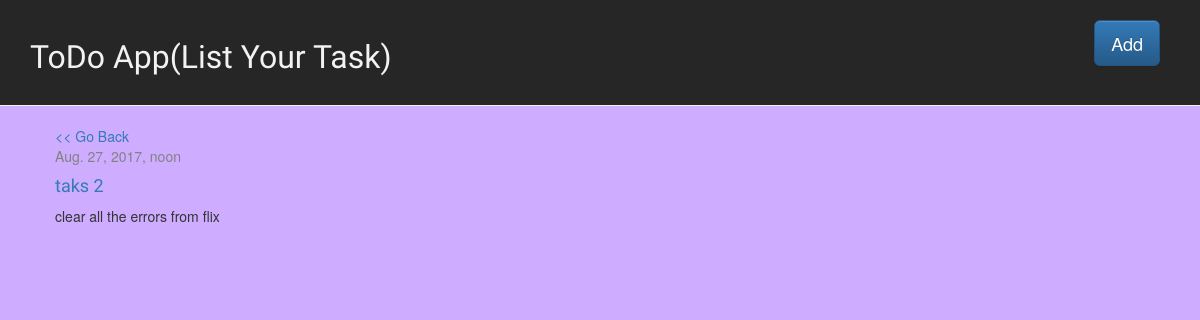
Page /todos/details/2/ on the committed database.
### todos/models.py (models this page shows, shortened)
class Todo(models.Model):
    title = models.CharField(max_length=200)
    text = models.TextField()
    date_created = models.DateTimeField(default=timezone.now)

### todos/views.py (the view)
# urls.py: url(r'^todos/details/(?P<id>\d+)/$', views.details, name='details'),
def details(request, id):
    todos = get_object_or_404(Todo, id=id)
    context = {
        'todo': todos
    }
    return render(request, 'details.html', context)

### todos/templates/details.html
{% extends 'base.html' %}
{% block content %}
    <div class="post">
        <a href="/"><< Go Back</a>
        <div class="date">
            {{ todo.date_created }}
        </div>
        <h4><a href="/todos/details/{{todo.id}}">{{ todo.title }}</a></h4>
        <p>{{ todo.text|linebreaksbr }}</p>
    </div>
{% endblock %}

### todos/static/css/style.css (style rules this page uses)
.body { background-color:#ceacff; }
h1, h2, h3, h4 { font-family: 'Lobster', cursive; }
.date { color: #828282; }
.post { margin-bottom: 30px; }

### rows in the picture
Todo: date_created "Aug. 27, 2017, noon", title "taks 2", text "clear all the errors from flix"
